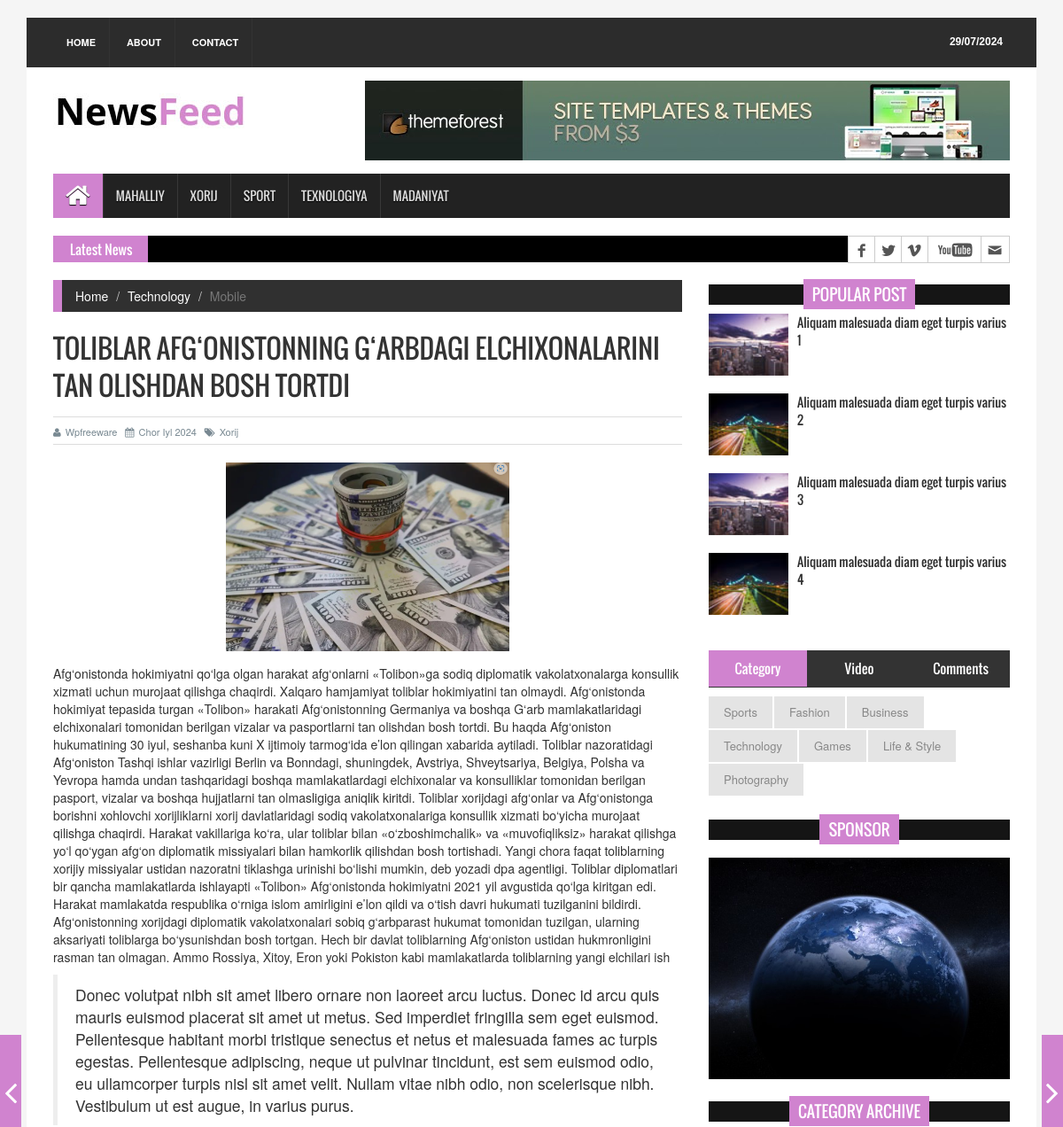
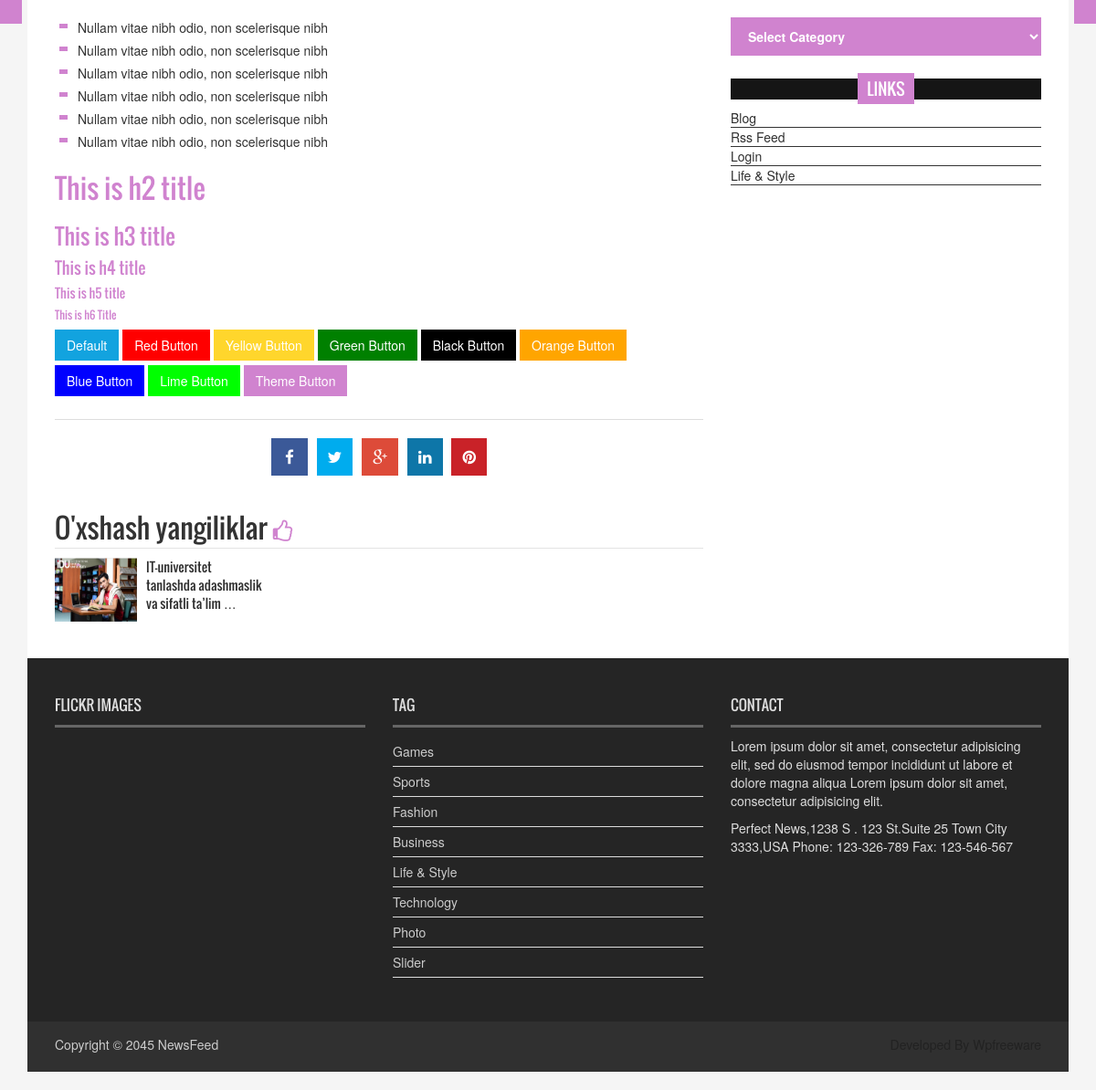
Page /afgoniston_toliblar/ on the committed database (2 pictures, top to bottom).
### news_app/models.py (models this page shows, shortened)
class News(models.Model):
    class Status(models.TextChoices):
        DRAFT = 'DF', 'DRAFT'
        PUBLISH = 'PB', 'PUBLISH'
    title = models.CharField(max_length=250)
    slug = models.SlugField(max_length=250, unique=True)
    category = models.ForeignKey(Category, on_delete=models.CASCADE)
    body = models.TextField()
    image = models.ImageField(upload_to='images/')
    created_at = models.DateTimeField(auto_now_add=True)
    update_at = models.DateTimeField(auto_now=True)
    published_at = models.DateTimeField(default=timezone.now)
    status = models.CharField(max_length=2, choices=Status.choices, default=Status.DRAFT)
    objects = models.Manager()
    published = PublishManager()
    class Meta:
        ordering = ['-created_at']
    def get_absolute_url(self):
        return reverse('news_detail', args=[self.slug])

class Category(models.Model):
    name = models.CharField(max_length=100)
    def __str__(self):
        return self.name

### news_app/views.py (the view)
# urls.py: path('<slug>/', new_detail_view, name='news_detail'),
def new_detail_view(request, slug):
    news = News.objects.get(slug=slug)
    three_news = News.published.filter(category__name = news.category.name).exclude(id=news.id)[:1]
    context = {
        'news': news,
        'three_news': three_news,
    }
    return render(request, 'single_page.html', context)

### news_app/models.py (called while the page is built)
    def get_queryset(self):
        return super().get_queryset().filter(status=News.Status.PUBLISH)

### templates/single_page.html (shortened to what this page needs)
{% extends 'base.html' %}
{% load static %}
{% block content %}
  <section id="contentSection">
    <div class="row">
      <div class="col-lg-8 col-md-8 col-sm-8">
        <div class="left_content">
          <div class="single_page">
            <ol class="breadcrumb">
              <li><a href="../index.html">Home</a></li>
              <li><a href="#">Technology</a></li>
              <li class="active">Mobile</li>
            </ol>
            <h1>{{ news.title }}</h1>
            <div class="post_commentbox"> <a href="#"><i class="fa fa-user"></i>Wpfreeware</a> <span>
              <i class="fa fa-calendar"></i>{{ news.published_at |date:"D M Y" }}</span> <a href="{% url 'local_news' %}"><i class="fa fa-tags"></i>{{ news.category }}</a> </div>
            <div class="single_page_content"> <img class="img-center" src="{{ news.image.url }}" alt="">
              <p>{{ news.body }}</p>
              <blockquote> Donec volutpat nibh sit amet libero ornare non laoreet arcu luctus. Donec id arcu quis mauris euismod placerat sit amet ut metus. Sed imperdiet fringilla sem eget euismod. Pellentesque habitant morbi tristique senectus et netus et malesuada fames ac turpis egestas. Pellentesque adipiscing, neque ut pulvinar tincidunt, est sem euismod odio, eu ullamcorper turpis nisl sit amet velit. Nullam vitae nibh odio, non scelerisque nibh. Vestibulum ut est augue, in varius purus. </blockquote>
              <ul>
                <li>Nullam vitae nibh odio, non scelerisque nibh</li>
                <li>Nullam vitae nibh odio, non scelerisque nibh</li>
                <li>Nullam vitae nibh odio, non scelerisque nibh</li>
                <li>Nullam vitae nibh odio, non scelerisque nibh</li>
                <li>Nullam vitae nibh odio, non scelerisque nibh</li>
                <li>Nullam vitae nibh odio, non scelerisque nibh</li>
              </ul>
              <h2>This is h2 title</h2>
              <h3>This is h3 title</h3>
              <h4>This is h4 title</h4>
              <h5>This is h5 title</h5>
              <h6>This is h6 Title</h6>
              <button class="btn default-btn">Default</button>
              <button class="btn btn-red">Red Button</button>
              <button class="btn btn-yellow">Yellow Button</button>
              <button class="btn btn-green">Green Button</button>
              <button class="btn btn-black">Black Button</button>
              <button class="btn btn-orange">Orange Button</button>
              <button class="btn btn-blue">Blue Button</button>
              <button class="btn btn-lime">Lime Button</button>
              <button class="btn btn-theme">Theme Button</button>
            </div>
            <div class="social_link">
              <ul class="sociallink_nav">
                <li><a href="#"><i class="fa fa-facebook"></i></a></li>
                <li><a href="#"><i class="fa fa-twitter"></i></a></li>
                <li><a href="#"><i class="fa fa-google-plus"></i></a></li>
                <li><a href="#"><i class="fa fa-linkedin"></i></a></li>
                <li><a href="#"><i class="fa fa-pinterest"></i></a></li>
              </ul>
            </div>
            <div class="related_post">
              <h2>O'xshash yangiliklar <i class="fa fa-thumbs-o-up"></i></h2>
              <ul class="spost_nav wow fadeInDown animated">
                {% for news in three_news %}
                <li>
                  <div class="media"> <a class="media-left" href="{{ news.get_absolute_url }}"> <img src="{{ news.image.url }}" alt=""> </a>
                    <div class="media-body"> <a class="catg_title" href="{{ news.get_absolute_url }}"> {{ news.title |truncatewords:6 }}</a> </div>
                  </div>
                </li>
                {% endfor %}
              </ul>
            </div>
          </div>
        </div>
      </div>
      <nav class="nav-slit"> <a class="prev" href="#"> <span class="icon-wrap"><i class="fa fa-angle-left"></i></span>
        </a> <a class="next" href="#"> <span class="icon-wrap"><i class="fa fa-angle-right"></i></span>
        </a> </nav>
      <div class="col-lg-4 col-md-4 col-sm-4">
        <aside class="right_content">
          <div class="single_sidebar">
            <h2><span>Popular Post</span></h2>
            <ul class="spost_nav">
              <li>
                <div class="media wow fadeInDown"> <a href="single_page.html" class="media-left"> <img alt="" src="../images/post_img1.jpg"> </a>
                  <div class="media-body"> <a href="single_page.html" class="catg_title"> Aliquam malesuada diam eget turpis varius 1</a> </div>
                </div>
              </li>
              <li>
                <div class="media wow fadeInDown"> <a href="single_page.html" class="media-left"> <img alt="" src="../images/post_img2.jpg"> </a>
                  <div class="media-body"> <a href="single_page.html" class="catg_title"> Aliquam malesuada diam eget turpis varius 2</a> </div>
                </div>
              </li>
              <li>
                <div class="media wow fadeInDown"> <a href="single_page.html" class="media-left"> <img alt="" src="../images/post_img1.jpg"> </a>
                  <div class="media-body"> <a href="single_page.html" class="catg_title"> Aliquam malesuada diam eget turpis varius 3</a> </div>
                </div>
              </li>
              <li>
                <div class="media wow fadeInDown"> <a href="single_page.html" class="media-left"> <img alt="" src="../images/post_img2.jpg"> </a>
                  <div class="media-body"> <a href="single_page.html" class="catg_title"> Aliquam malesuada diam eget turpis varius 4</a> </div>
                </div>
              </li>
            </ul>
          </div>
          <div class="single_sidebar">
            <ul class="nav nav-tabs" role="tablist">
              <li role="presentation" class="active"><a href="#category" aria-controls="home" role="tab" data-toggle="tab">Category</a></li>
              <li role="presentation"><a href="#video" aria-controls="profile" role="tab" data-toggle="tab">Video</a></li>
              <li role="presentation"><a href="#comments" aria-controls="messages" role="tab" data-toggle="tab">Comments</a></li>
            </ul>
            <div class="tab-content">
              <div role="tabpanel" class="tab-pane active" id="category">
                <ul>
                  <li class="cat-item"><a href="#">Sports</a></li>
                  <li class="cat-item"><a href="#">Fashion</a></li>
                  <li class="cat-item"><a href="#">Business</a></li>
                  <li class="cat-item"><a href="#">Technology</a></li>
                  <li class="cat-item"><a href="#">Games</a></li>
                  <li class="cat-item"><a href="#">Life &amp; Style</a></li>
                  <li class="cat-item"><a href="#">Photography</a></li>
                </ul>
              </div>
            </div>
          </div>
          <div class="single_sidebar wow fadeInDown">
            <h2><span>Sponsor</span></h2>
            <a class="sideAdd" href="#"><img src="../images/add_img.jpg" alt=""></a> </div>
          <div class="single_sidebar wow fadeInDown">
            <h2><span>Category Archive</span></h2>
            <select class="catgArchive">
              <option>Select Category</option>
            </select>
          </div>
          <div class="single_sidebar wow fadeInDown">
            <h2><span>Links</span></h2>
            <ul>
              <li><a href="#">Blog</a></li>
              <li><a href="#">Rss Feed</a></li>
              <li><a href="#">Login</a></li>
              <li><a href="#">Life &amp; Style</a></li>
            </ul>
          </div>
        </aside>
      </div>
    </div>
  </section>
 {% endblock content %}

### static/css/theme.css (style rules this page uses)
.single_sidebar > h2 span { background:none repeat scroll 0 0 #d083cf }
.nav-tabs > li.active > a, .nav-tabs > li.active > a:hover, .nav-tabs > li.active > a:focus { background-color:#d083cf }
.breadcrumb { border-left:10px solid #d083cf }
.single_page_content ul li:before { background-color:#d083cf }
.single_page_content h2, .single_page_content h3, .single_page_content h4, .single_page_content h5, .single_page_content h6 { color:#d083cf }
.nav-slit .icon-wrap { background-color:#d083cf }
.catgArchive { background-color:#d083cf }
.related_post > h2 i { color:#d083cf }

### rows in the picture
News: title "TOLIBLAR AFG‘ONISTONNING G‘ARBDAGI ELCHIXONALARINI TAN OLISHDAN BOSH TORTDI", published_at "Chor Iyl 2024", category "Xorij", image (picture), body "Afg‘onistonda hokimiyatni qo‘lga olgan harakat afg‘onlarni «Tolibon»ga sodiq diplomatik vakolatxonalarga konsullik xizmati uchun murojaat qilishga chaqirdi. Xalqaro hamjamiyat toliblar hokimiyatini tan olmaydi. Afg‘onistonda hokimiyat tepasida turgan «Tolibon» harakati Afg‘onistonning Germaniya va boshqa G‘arb mamlakatlaridagi elchixonalari tomonidan berilgan vizalar va pasportlarni tan olishdan bosh tortdi. Bu haqda Afg‘oniston hukumatining 30 iyul, seshanba kuni X ijtimoiy tarmog‘ida e’lon qilingan xabarida aytiladi. Toliblar nazoratidagi Afg‘oniston Tashqi ishlar vazirligi Berlin va Bonndagi, shuningdek, Avstriya, Shveytsariya, Belgiya, Polsha va Yevropa hamda undan tashqaridagi boshqa…"
News: image (picture), title "IT-universitet tanlashda adashmaslik va sifatli ta’lim …"
